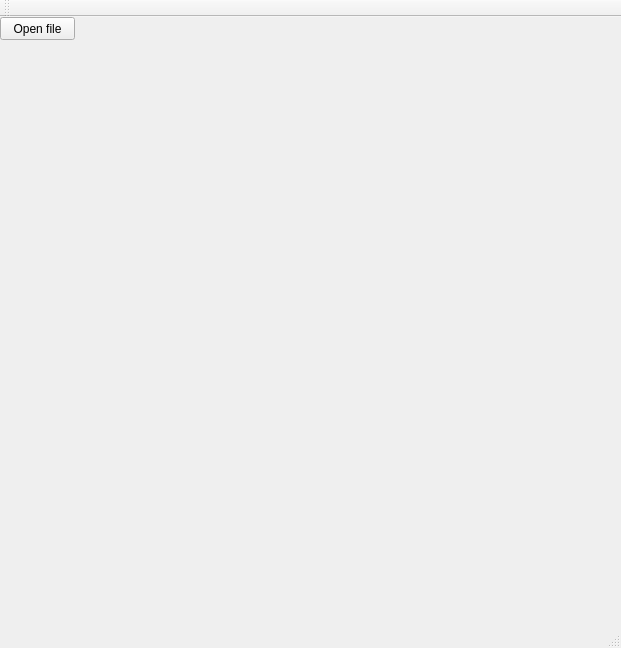
<?xml version="1.0" encoding="UTF-8"?>
<ui version="4.0">
 <class>MainWindow</class>
 <widget class="QMainWindow" name="MainWindow">
  <property name="geometry">
   <rect>
    <x>0</x>
    <y>0</y>
    <width>621</width>
    <height>648</height>
   </rect>
  </property>
  <property name="windowTitle">
   <string>MainWindow</string>
  </property>
  <widget class="QWidget" name="centralWidget">
   <widget class="QPushButton" name="pushButton">
    <property name="geometry">
     <rect>
      <x>0</x>
      <y>0</y>
      <width>75</width>
      <height>23</height>
     </rect>
    </property>
    <property name="text">
     <string>Open file</string>
    </property>
   </widget>
  </widget>
  <widget class="QMenuBar" name="menuBar">
   <property name="geometry">
    <rect>
     <x>0</x>
     <y>0</y>
     <width>621</width>
     <height>21</height>
    </rect>
   </property>
  </widget>
  <widget class="QToolBar" name="mainToolBar">
   <attribute name="toolBarArea">
    <enum>TopToolBarArea</enum>
   </attribute>
   <attribute name="toolBarBreak">
    <bool>false</bool>
   </attribute>
  </widget>
  <widget class="QStatusBar" name="statusBar"/>
 </widget>
 <layoutdefault spacing="6" margin="11"/>
 <resources/>
 <connections/>
</ui>
